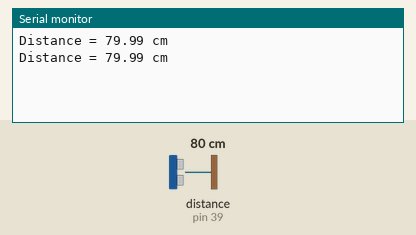
Recording of a sketch running on a simulated Arduino Mega 2560, built with avr-gcc and run on an emulated ATmega2560. On the bench: the last lines printed to the serial monitor. Inputs (shaded band) come from the test bench; at power-on: distance to the obstacle (sensor on pin 39) 80 cm. The echo pulse lasts 58.3 µs per cm.

Above: at 1.9 s.
2.0 s: distance to the obstacle (sensor on pin 39) set to 4 cm
At 3.2 s:
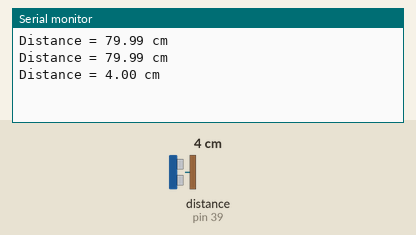
3.5 s: distance to the obstacle (sensor on pin 39) set to 2 cm
At 4.9 s:
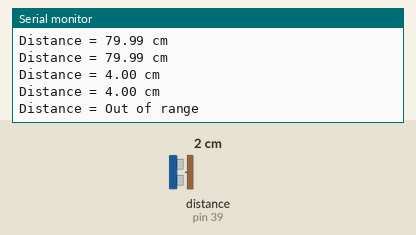

Measured:
- the behaviour switches between 3 and 2 cm on distance to the obstacle (sensor on pin 39) (found by bisection; images 1 and 2)
- after the input at 2.0 s, the serial monitor: prints a new line after 0.36 s (image 1)
- after the input at 3.5 s, the serial monitor: prints a new line after 1.1 s (image 2)

The sketch:

HC-SR004SensorAndEmitter.ino
```cpp
/*
  HC-SR04 NewPing Iteration Demonstration
  HC-SR04-NewPing-Iteration.ino
  Demonstrates using Iteration function of NewPing Library for HC-SR04 Ultrasonic Range Finder
  Displays results on Serial Monitor

  DroneBot Workshop 2017
  http://dronebotworkshop.com
*/

// This uses Serial Monitor to display Range Finder distance readings

// Include NewPing Library
#include "NewPing.h"

// Hook up HC-SR04 with Trig to Arduino Pin 10, Echo to Arduino pin 13
// Maximum Distance is 400 cm

#define TRIGGER_PIN1  38  // Reciever
#define ECHO_PIN1     39
#define TRIGGER_PIN2 40 //Emitter
#define ECHO_PIN2 41
#define MAX_DISTANCE 400

NewPing sonar(TRIGGER_PIN1, ECHO_PIN1, MAX_DISTANCE);
NewPing sonar2(TRIGGER_PIN2, ECHO_PIN2, MAX_DISTANCE);

float duration, distance;

int iterations = 5;

void setup() {
  Serial.begin (9600);
}

void loop() {

  duration = sonar.ping_median(iterations);

  // Determine distance from duration
  // Use 343 metres per second as speed of sound

  distance = (duration / 2) * 0.0343;

  // Send results to Serial Monitor
  Serial.print("Distance = ");
  if (distance >= 400 || distance <= 2) {
    Serial.println("Out of range");
  }
  else {
    Serial.print(distance);
    Serial.println(" cm");
    delay(500);
  }
  delay(500);
}
```
